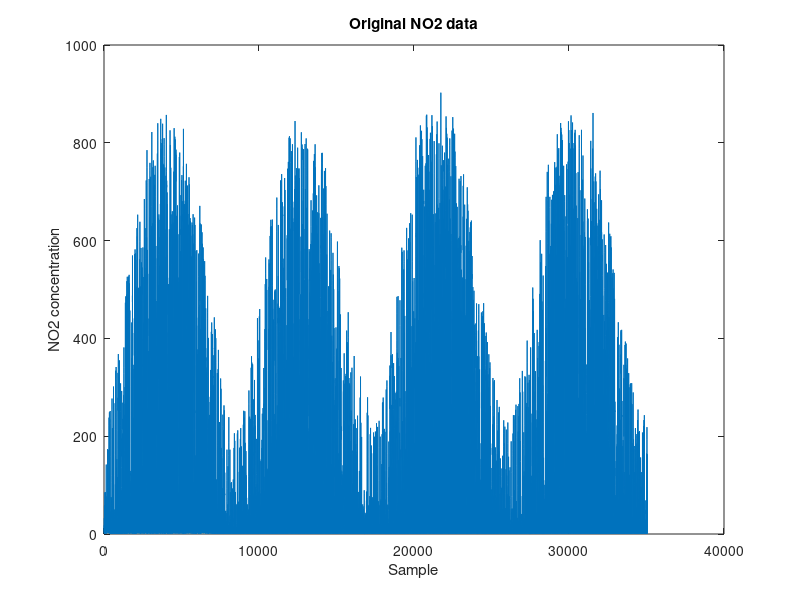
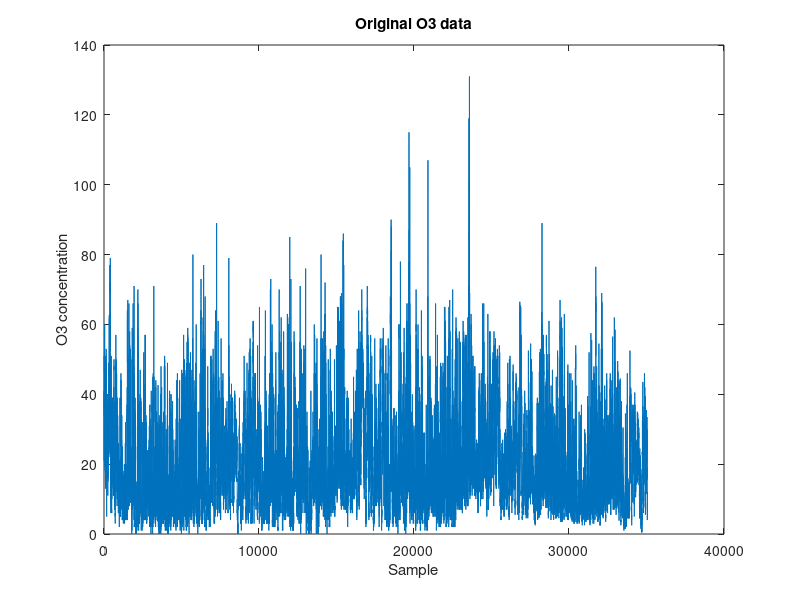

Source code (MATLAB) for these figures, in order: (Note: this script raises an error after producing the figures.)
AQdata = load("AQdata.mat","AQdata");
data = AQdata.AQdata.data;
headers = AQdata.AQdata.hdr;
original_NO2 = data(:,8);
original_O3 = data(:,9);

figure(1)
plot(original_NO2)
title("Original NO2 data")
ylabel("NO2 concentration")
xlabel("Sample")
figure(2)
plot(original_O3)
title("Original O3 data")
ylabel("O3 concentration")
xlabel("Sample")

[std_NO2, stat_std_NO2] = dataprep(original_NO2,'std');
[mms_NO2, stat_mms_NO2] = dataprep(original_NO2,'mms');

[std_O3, stat_std_O3] = dataprep(original_O3,'std');
[mms_O3, stat_mms_O3] = dataprep(original_O3,'mms');


figure("Name","Method comparison for NO2")

subplot(3,1,1)
plot(original_NO2,"color","K","LineWidth",0.1)
title("Original NO2 data")
ylabel("NO2 concentration")
xlabel("Sample")
grid on
ylim([-1 1000])

subplot(3,1,2)
plot(std_NO2,"color","b")
title("std scaled NO2 data")
ylabel("NO2 concentration")
xlabel("Sample")
grid on
ylim([-1 5])

subplot(3,1,3)
plot(mms_NO2,"color","r")
title("mms scaled NO2 data")
ylabel("NO2 concentration")
xlabel("Sample")
ylim([-1 1])
grid on
figure("Name","Method comparison for O3")

subplot(3,1,1)
plot(original_O3,"color","K")
title("Original O3 data")
ylabel("O3 concentration")
xlabel("Sample")
grid on

subplot(3,1,2)
plot(std_O3,"color","b")
title("std scaled O3 data")
ylabel("O3 concentration")
xlabel("Sample")
grid on


subplot(3,1,3)
plot(mms_O3,"color","r")
title("mms scaled O3 data")
ylabel("O3 concentration")
xlabel("Sample")
grid on
%%
%This section plots the data as a whole after the scaling process.

std_data = data;
std_data(:,8) = std_NO2;
std_data(:,9) = std_O3;

mms_data = data;
mms_data(:,8) = mms_NO2;
mms_data(:,9) = mms_O3;

figure("Name","Original Data")
plot(data)
title("Original data")

figure("Name","Std scaled Data")
plot(std_data)
title("Std Scaled data")

figure("Name","Mms Scaled Data")
plot(mms_data)
title("Mms Scaled data")